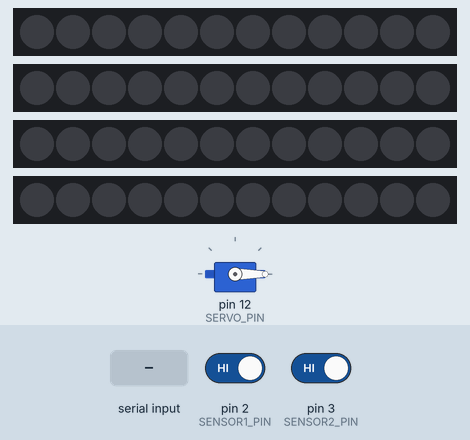
A sketch run on a simulated Arduino Uno, built with avr-gcc and run on an emulated ATmega328P. On the bench: 4 × 12 RGB LEDs in strip order, left to right, servo. The inputs (shaded band) are chosen by the test bench; at power-on: pin 2 (SENSOR1_PIN) HIGH, pin 3 (SENSOR2_PIN) HIGH. Dim RGB values are drawn brighter than linear; what the sketch prints to the serial monitor is not drawn.

Above: at 1.2 s.
1.3 s: "1" received over Serial
At 3.9 s:
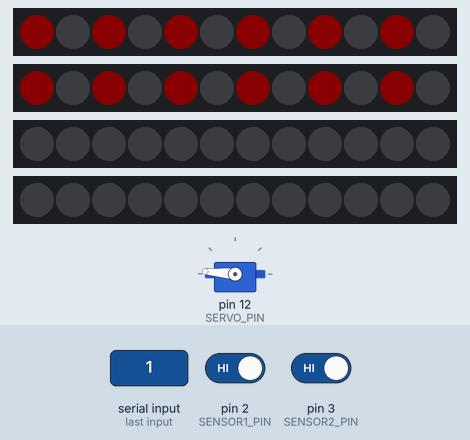
4.1 s: byte 2 (2) received over Serial
At 6.6 s:
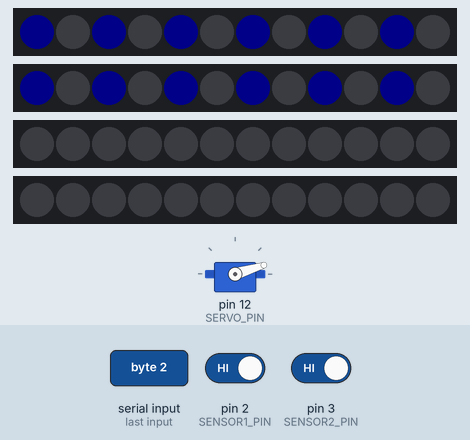
6.9 s: "2" received over Serial
At 9.6 s:
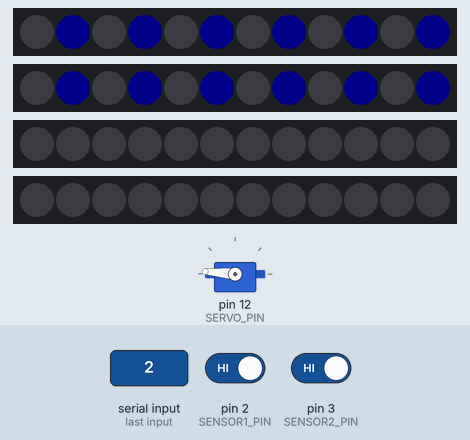
9.9 s: "0" received over Serial
At 11.5 s:
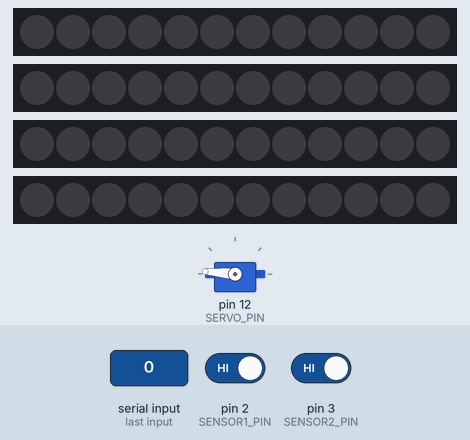
Timing chart, 0 to 13.0 s (numbered marks = the images above; inputs shaded):
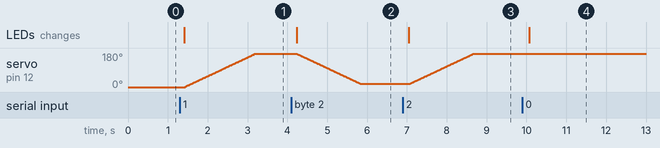

Measured:
- after the input at 1.3 s, servo on pin 12 (SERVO_PIN): moves from 0° to 175° over 1.7 s, starting after 0.13 s; the LEDs: change after 0.11 s (image 1)
- after the input at 4.1 s, servo on pin 12 (SERVO_PIN): moves from 175° to 17° over 1.6 s, starting after 0.15 s; the LEDs: change after 0.13 s (image 2)
- after the input at 6.9 s, servo on pin 12 (SERVO_PIN): moves from 17° to 175° over 1.6 s, starting after 0.17 s; the LEDs: change after 0.15 s (image 3)
- after the input at 9.9 s, the LEDs: change after 0.17 s (image 4)

The sketch:

crane.ino
```cpp
// vim: tabstop=4 shiftwidth=4 expandtab
#include <Servo.h>
#include <Adafruit_NeoPixel.h>

#define NUM_LEDS 12
#define BRIGHTNESS 10

#define LEDS1_PIN 4
#define LEDS2_PIN 5
#define LEDS3_PIN 6
#define LEDS4_PIN 7

#define SERVO_PIN 12
#define SENSOR1_PIN 2
#define SENSOR2_PIN 3

Servo srv;

Adafruit_NeoPixel leds1(NUM_LEDS, LEDS1_PIN, NEO_GRB + NEO_KHZ800);
Adafruit_NeoPixel leds2(NUM_LEDS, LEDS2_PIN, NEO_GRB + NEO_KHZ800);
Adafruit_NeoPixel leds3(NUM_LEDS, LEDS3_PIN, NEO_GRB + NEO_KHZ800);
Adafruit_NeoPixel leds4(NUM_LEDS, LEDS4_PIN, NEO_GRB + NEO_KHZ800);

uint8_t cur = 0;
uint8_t tgt = 0;

void setup() {
    leds1.begin();
    leds1.show();
    leds1.setBrightness(BRIGHTNESS);

    leds2.begin();
    leds2.show();
    leds2.setBrightness(BRIGHTNESS);

    leds3.begin();
    leds3.show();
    leds3.setBrightness(BRIGHTNESS);

    leds4.begin();
    leds4.show();
    leds4.setBrightness(BRIGHTNESS);

    srv.attach(SERVO_PIN, 900, 2200);
    srv.write(cur);

    pinMode(SENSOR1_PIN, INPUT_PULLUP);
    pinMode(SENSOR2_PIN, INPUT_PULLUP);

    Serial.begin(115200);
}

void set_leds(Adafruit_NeoPixel *leds, uint8_t mode) {
    for (int i = 0; i < NUM_LEDS; i++) {
        if (mode == 0) leds->setPixelColor(i, leds->Color(0, 0, 0));
        if (mode == 1) {
            int x = (millis() / 300);
            x = x % 2;
            if (i % 2 == x) leds->setPixelColor(i, leds->Color(255, 0, 0));
            else            leds->setPixelColor(i, leds->Color(0, 0, 0));
        }
        if (mode == 2) {
            int x = (millis() / 300);
            x = x % 2;
            if (i % 2 == x) leds->setPixelColor(i, leds->Color(0, 0, 255));
            else            leds->setPixelColor(i, leds->Color(0, 0, 0));
        }
        if (mode == 3) {
            /*int x = (millis() / 300);
            x = x % 3;
            if (i % 3 == x) leds->setPixelColor(i, leds->Color(80, 80, 80));
            else            leds->setPixelColor(i, leds->Color(0, 0, 0));*/
            if (i % 2 == 0) leds->setPixelColor(i, leds->Color(80, 80, 80));
            else            leds->setPixelColor(i, leds->Color(0, 0, 0));
        }
    }
    leds->show();
}

void set_servo(uint8_t mode) {
    if (mode == 0) {
        tgt = 16;
    }
    if (mode == 1) tgt = 96;
    if (mode == 2) tgt = 176;
    if (mode == 3) tgt = 176;
}

void loop() {
    while (Serial.available()) {
        uint8_t x = Serial.read();
        set_leds(&leds1, ((x >> 0) & 0x3));
        set_leds(&leds2, ((x >> 0) & 0x3));
        set_leds(&leds3, ((x >> 2) & 0x3));
        set_leds(&leds4, ((x >> 2) & 0x3));
        set_servo((x >> 4) & 0x3);
    }

    uint8_t s1 = !digitalRead(SENSOR1_PIN);
    uint8_t s2 = !digitalRead(SENSOR2_PIN);
    Serial.write((s2 << 1) | (s1 << 0));

    //if (Serial.available()) tgt = Serial.read();

    for (int i = 0; i < 20; i++) {
        delay(10);
        if (tgt > cur) cur += 1;
        if (tgt < cur) cur -= 1;
        if (tgt != cur) srv.write(cur);
    }
}
```
